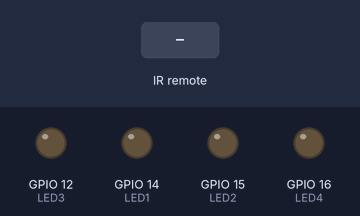
Bench run of a program on a simulated Raspberry Pi (BCM pin numbers). Shown: output pins drawn as LEDs (lit = HIGH). The inputs (shaded band) are chosen by the test bench.

Above: at 1.2 s.
1.3 s: remote-control key "button_a" pressed
At 1.6 s:
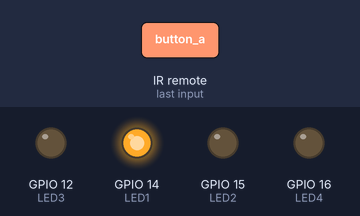
Timing chart, 0 to 4.3 s (numbered marks = the images above; inputs shaded):
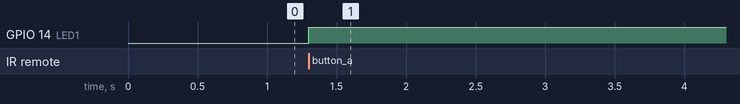

Measured:
- after the input at 1.3 s, GPIO 14 (LED1): LOW → HIGH at once

The program:

rctest.py
```python
import time
import lirc
import RPi.GPIO as GPIO

LED1 = 14
LED2 = 15
LED3 = 12
LED4 = 16

leds = [LED1, LED2, LED3 ,LED4]
flag_a = 0

GPIO.setmode(GPIO.BCM)
GPIO.setup(leds, GPIO.OUT, initial=GPIO.LOW)

socketid = lirc.init('rctest', './rctest.lircrc')

while True:
        code = lirc.nextcode()
        if code[0] == 'button_a':
                flag_a ^=  1
                GPIO.output(LED1, flag_a)
        elif code[0] == 'button_b':
                break
GPIO.cleanup()
```
